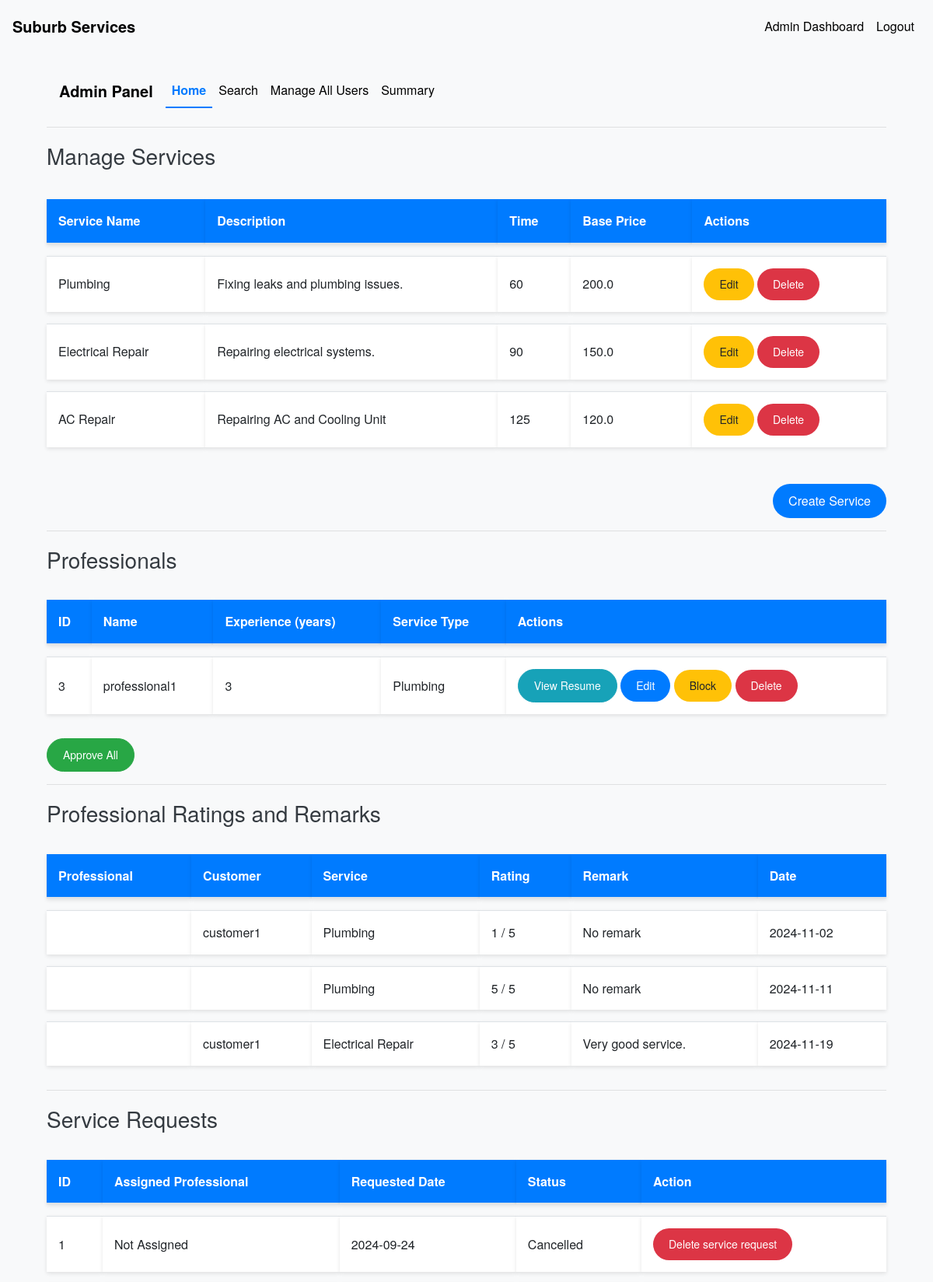
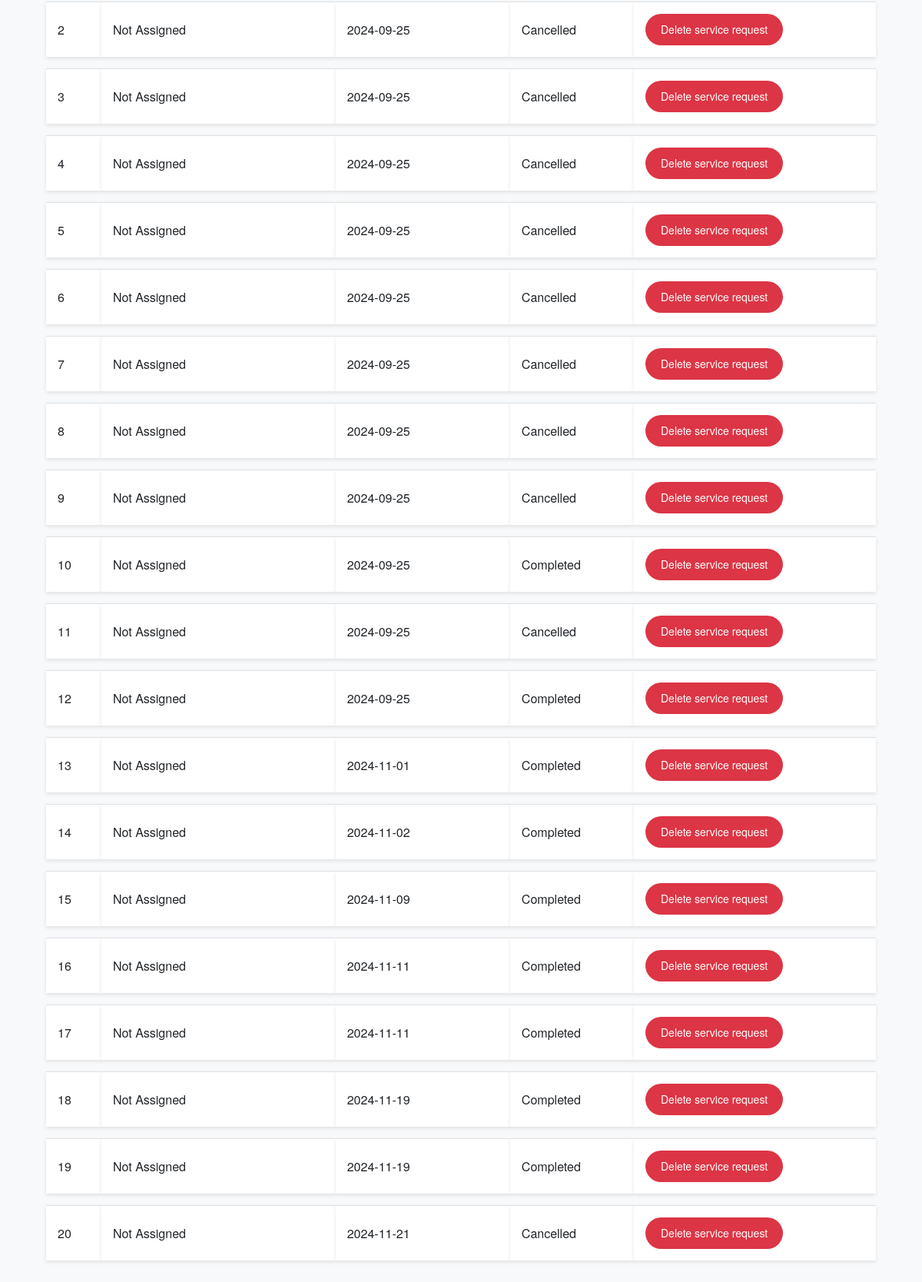
The app's page /admin/dashboard (signed in), older data (2 pictures, top to bottom).
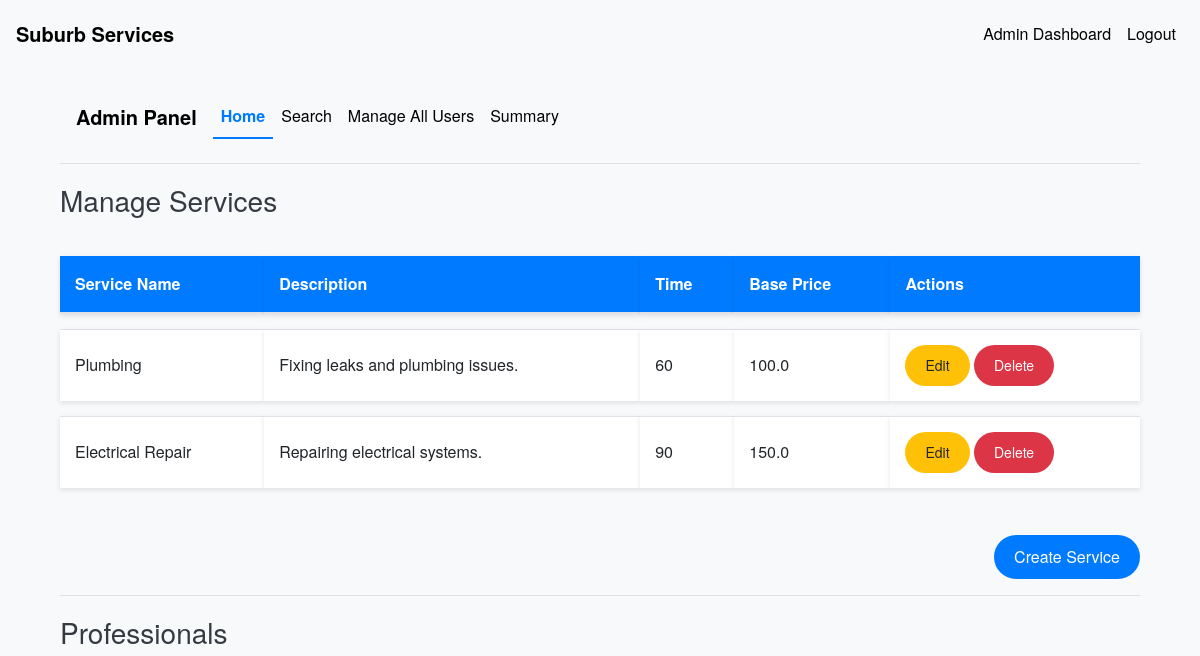
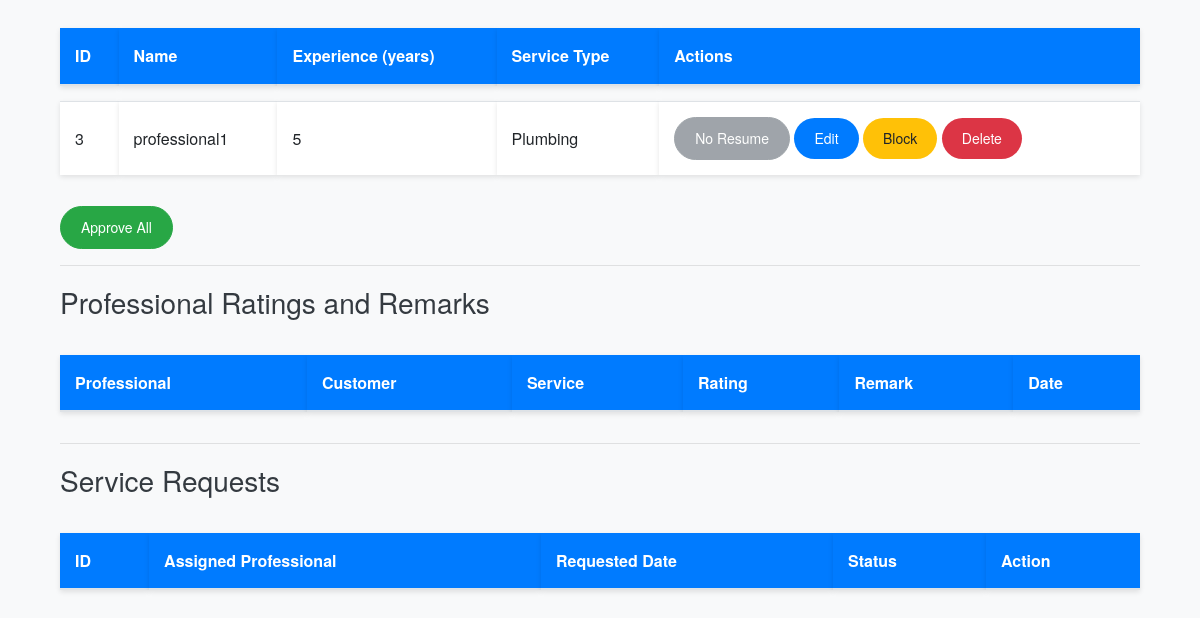
The same page, newer data (2 pictures, top to bottom).
### models.py (models this page shows, shortened)
class Service(db.Model):
    __tablename__ = 'services'
    id = db.Column(db.Integer, nullable =False, primary_key=True)
    name = db.Column(db.String(100), nullable=False)
    base_price = db.Column(db.Float, nullable=False)
    time_required = db.Column(db.Integer, nullable=False)
    description = db.Column(db.Text)

class User(UserMixin, db.Model):
    __tablename__ = 'users'
    id = db.Column(db.Integer, primary_key=True)
    username = db.Column(db.String(100), unique=True, nullable=False)
    password = db.Column(db.String(128), nullable=False)
    role = db.Column(db.String(20), nullable=False)
    is_active = db.Column(db.Boolean, default=True)
    date_created = db.Column(db.DateTime, default=datetime.utcnow)
    date_completed = db.Column(db.DateTime)
    contact_number = db.Column(db.String(15), nullable=True)
    location = db.Column(db.String(255), nullable=True)
    pin_code = db.Column(db.String(10), nullable=True)
    is_approved = db.Column(db.Boolean, default=False)
    service_type = db.Column(db.String(100))
    experience = db.Column(db.Integer)
    resume_filename = db.Column(db.String(200))
    approval_status = db.Column(db.String(50), default='pending')
    customer_service_requests = db.relationship('ServiceRequest', backref='customer', foreign_keys='ServiceRequest.customer_id', lazy='dynamic')
    professional_service_requests = db.relationship('ServiceRequest', backref='professional', foreign_keys='ServiceRequest.professional_id', lazy='dynamic')

class ServiceRequest(db.Model):
    __tablename__ = 'service_requests'
    id = db.Column(db.Integer, primary_key=True)
    service_id = db.Column(db.Integer, db.ForeignKey('services.id'), nullable=False)
    customer_id = db.Column(db.Integer, db.ForeignKey('users.id'), nullable=True)
    professional_id = db.Column(db.Integer, db.ForeignKey('users.id'), nullable=True)
    service_status = db.Column(db.String(20), nullable=False, default='requested')
    service = db.relationship('Service', backref='service_requests')
    date_of_request = db.Column(db.DateTime, default=datetime.utcnow)
    date_of_completion = db.Column(db.DateTime)
    remarks = db.Column(db.Text)
    rating = db.Column(db.Integer)

### routes.py (the view)
@app.route('/admin/dashboard')
@login_required
def admin_dashboard():
    if current_user.role != 'admin':
        flash('Access denied.')
        return redirect(url_for('index'))
    services = Service.query.all()
    professionals = User.query.filter_by(role='professional').all()
    service_requests = ServiceRequest.query.all()
    pending_professionals = User.query.filter_by(role='professional', approval_status='pending').all()
    rated_service_requests = ServiceRequest.query.filter(ServiceRequest.rating.isnot(None)).all()
    return render_template('admin_dashboard.html', services=services, professionals=professionals, service_requests=service_requests, pending_professionals=pending_professionals, rated_service_requests=rated_service_requests)

### app.py (called while the page is built)
@login_manager.user_loader
def load_user(user_id):
    return User.query.get(int(user_id))

### templates/admin_dashboard.html (shortened to what the changed rows need)
{% extends 'base.html' %}
{% block content %}
<div class="container mt-4">
        <table class="table table-striped mt-4">
            <thead>
                <tr>
                    <th>Service Name</th>
                    <th>Description</th>
                    <th>Time</th>
                    <th>Base Price</th>
                    <th>Actions</th>
                </tr>
            </thead>
            <tbody>
                {% for service in services %}
                <tr>
                    <td>{{ service.name }}</td>
                    <td>{{ service.description }}</td>
                    <td>{{ service.time_required }}</td>
                    <td>{{ service.base_price }}</td>
                    <td>
                        <a href="{{ url_for('edit_service', service_id=service.id) }}" class="btn btn-sm btn-warning">Edit</a>
                        <form action="{{ url_for('delete_service', service_id=service.id) }}" method="POST" style="display:inline;">
                            <button type="submit" class="btn btn-sm btn-danger" onclick="return confirm('Are you sure you want to delete this service?');">Delete</button>
                        </form>
                    </td>
                </tr>
                {% endfor %}
            </tbody>
        </table>
    <table class="table table-striped">
        <thead>
            <tr>
                <th>ID</th>
                <th>Name</th>
                <th>Experience (years)</th>
                <th>Service Type</th>
                <th>Actions</th>
            </tr>
        </thead>
        <tbody>
            {% for professional in professionals %}
            <tr>
                <td>{{ professional.id }}</td>
                <td>{{ professional.username }}</td>
                <td>{{ professional.experience }}</td>
                <td>{{ professional.service_type }}</td>
                <td>
                    {% if professional.resume_filename %}
                    <a href="{{ url_for('view_resume', filename=professional.resume_filename) }}" target="_blank" class="btn btn-sm btn-info">View Resume</a>
                    {% else %}
                    <button class="btn btn-sm btn-secondary" disabled>No Resume</button>
                    {% endif %}
                    <a href="{{ url_for('edit_user', user_id=professional.id) }}" class="btn btn-sm btn-primary">Edit</a>
                    {% if professional.approval_status == 'approved' %}
                    <form action="{{ url_for('block_professional', professional_id=professional.id) }}" method="POST" style="display:inline;">
                        <button type="submit" class="btn btn-sm btn-warning">Block</button>
                    </form>
                    {% elif professional.approval_status == 'blocked' %}
                    <form action="{{ url_for('approve_professional', professional_id=professional.id) }}" method="POST" style="display:inline;">
                        <button type="submit" class="btn btn-sm btn-success">Unblock</button>
                    </form>
                    {% else %}
                    <form action="{{ url_for('approve_professional', professional_id=professional.id) }}" method="POST" style="display:inline;">
                        <button type="submit" class="btn btn-sm btn-success">Approve</button>
                    </form>
                    {% endif %}
                    <form action="{{ url_for('delete_professional', professional_id=professional.id) }}" method="POST" style="display:inline;">
                        <button type="submit" class="btn btn-sm btn-danger"
                            onclick="return confirm('Are you sure you want to delete this professional?');">Delete</button>
                    </form>
                </td>
            </tr>
            {% endfor %}
        </tbody>
    </table>
    <table class="table table-striped">
        <thead>
            <tr>
                <th>Professional</th>
                <th>Customer</th>
                <th>Service</th>
                <th>Rating</th>
                <th>Remark</th>
                <th>Date</th>
            </tr>
        </thead>
        <tbody>
            {% for request in rated_service_requests %}
            <tr>
                <td>{{ request.professional.username }}</td>
                <td>{{ request.customer.username }}</td>
                <td>{{ request.service.name }}</td>
                <td>{{ request.rating }} / 5</td>
                <td>{{ request.remarks or 'No remark' }}</td>
                <td>{{ request.date_of_completion.strftime('%Y-%m-%d') if request.date_of_completion else '' }}</td>
            </tr>
            {% endfor %}
        </tbody>
    </table>
    <table class="table table-striped">
        <thead>
            <tr>
                <th>ID</th>
                <th>Assigned Professional</th>
                <th>Requested Date</th>
                <th>Status</th>
                <th>Action</th>
            </tr>
        </thead>
        <tbody>
            {% for request in service_requests %}
            <tr>
                <td>{{ request.id }}</td>
                <td>
                    {% if request.professional %}
                        {{ request.professional.username }}
                    {% else %}
                        Not Assigned
                    {% endif %}
                </td>
                <td>{{ request.date_of_request.strftime('%Y-%m-%d') }}</td>
                <td>{{ request.service_status.capitalize() }}</td>
                <td>
                    <form action="{{ url_for('delete_service_request', request_id=request.id) }}" method="POST" style="display:inline;">
                        <button type="submit" class="btn btn-sm btn-danger">Delete service request</button>
                    </form>
                </td>
            </tr>
            {% endfor %}
        </tbody>
    </table>
</div>
{% endblock %}

Row changes from the older to the newer data that the page shows:
removed Service: name "AC Repair", description "Repairing AC and Cooling Unit", time_required "125", base_price "120.0"
removed ServiceRequest: customer.username "customer1", service.name "Plumbing", rating "1", remarks "No remark", date_of_completion "2024-11-02", id "14", date_of_request "2024-11-02", service_status "Completed"
removed ServiceRequest: service.name "Plumbing", rating "5", remarks "No remark", date_of_completion "2024-11-11", id "16", date_of_request "2024-11-11", service_status "Completed"
removed ServiceRequest: customer.username "customer1", service.name "Electrical Repair", rating "3", remarks "Very good service.", date_of_completion "2024-11-19", id "19", date_of_request "2024-11-19", service_status "Completed"
removed ServiceRequest: id "1", date_of_request "2024-09-24", service_status "Cancelled", shown under "Service Requests"
removed ServiceRequest: id "2", date_of_request "2024-09-25", service_status "Cancelled", shown under "Service Requests"
removed ServiceRequest: id "3", date_of_request "2024-09-25", service_status "Cancelled", shown under "Service Requests"
removed ServiceRequest: id "4", date_of_request "2024-09-25", service_status "Cancelled", shown under "Service Requests"
removed ServiceRequest: id "5", date_of_request "2024-09-25", service_status "Cancelled", shown under "Service Requests"
removed ServiceRequest: id "6", date_of_request "2024-09-25", service_status "Cancelled", shown under "Service Requests"
removed ServiceRequest: id "7", date_of_request "2024-09-25", service_status "Cancelled", shown under "Service Requests"
removed ServiceRequest: id "8", date_of_request "2024-09-25", service_status "Cancelled", shown under "Service Requests"
removed ServiceRequest: id "9", date_of_request "2024-09-25", service_status "Cancelled", shown under "Service Requests"
removed ServiceRequest: id "10", date_of_request "2024-09-25", service_status "Completed", shown under "Service Requests"
removed ServiceRequest: id "11", date_of_request "2024-09-25", service_status "Cancelled", shown under "Service Requests"
removed ServiceRequest: id "12", date_of_request "2024-09-25", service_status "Completed", shown under "Service Requests"
removed ServiceRequest: id "13", date_of_request "2024-11-01", service_status "Completed", shown under "Service Requests"
removed ServiceRequest: id "15", date_of_request "2024-11-09", service_status "Completed", shown under "Service Requests"
removed ServiceRequest: id "17", date_of_request "2024-11-11", service_status "Completed", shown under "Service Requests"
removed ServiceRequest: id "18", date_of_request "2024-11-19", service_status "Completed", shown under "Service Requests"
removed ServiceRequest: id "20", date_of_request "2024-11-21", service_status "Cancelled", shown under "Service Requests"
changed Service "Plumbing": base_price "200.0" → "100.0"
changed User "professional1": experience "3" → "5"; resume_filename "View Resume" → "No Resume"
